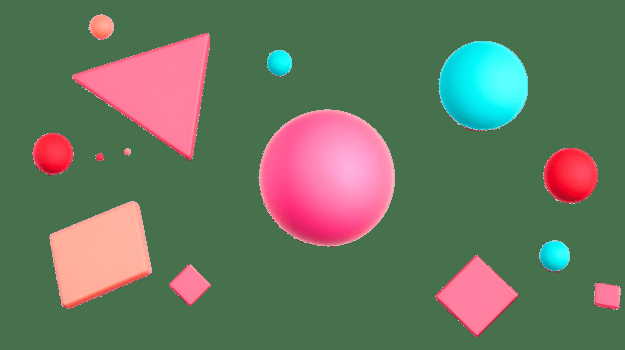
#> input picture pic1.jpg, 625 x 350 px, given in place of the camera
$ python 09_webcam_red_detection.py
#> lines starting #> are read from the running program, lines starting #| are printed output that depends on the picture; after the words box and inside, x2 and y2 are one past the last pixel; in counts of white or black regions, pixels touching at a corner belong together
# Detect red objects from a live webcam feed.
# The script converts each video frame to HSV, filters red tones,
# finds contours, and draws bounding boxes around detected red objects.

import cv2
import numpy as np

# Open the default webcam.
camera = cv2.VideoCapture(0)

while True:

    # Read the next frame from the camera.
    ret, frame = camera.read()
#> frame is the input picture: shape (350, 625, 3); mean B, G, R 95.2, 117.9, 103.1

    if not ret:
        print("Could not access camera")
        break

    # Flip the image horizontally for a mirror effect.
    frame = cv2.flip(frame, 1)
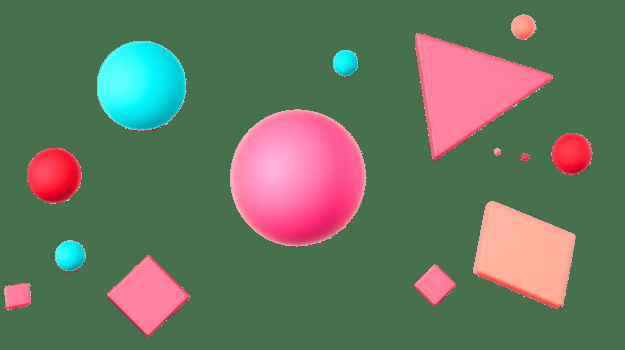
#> frame: shape (350, 625, 3); mean B, G, R 95.2, 117.9, 103.1

    # Convert BGR frame to HSV for easier color thresholding.
    hsv = cv2.cvtColor(frame, cv2.COLOR_BGR2HSV)
#> hsv: shape (350, 625, 3); mean H, S, V 79.5, 105.5, 142.2

    # Define two red ranges to cover the full red hue spectrum.
    lower_red1 = np.array([0, 80, 50])
    upper_red1 = np.array([10, 255, 255])

    lower_red2 = np.array([170, 80, 50])
    upper_red2 = np.array([179, 255, 255])

    # Create masks for both red ranges and combine them.
    mask1 = cv2.inRange(hsv, lower_red1, upper_red1)
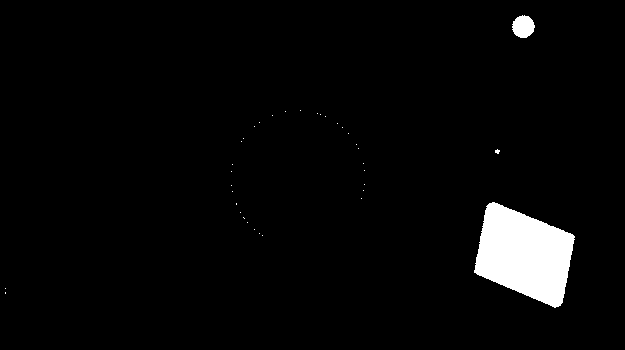
#> mask1: shape (350, 625); 3.4% white; 36 white regions (34 under 20 px), largest, box (x1, y1, x2, y2) and area: (474, 202, 575, 308) 6981, (512, 15, 535, 38) 396
    mask2 = cv2.inRange(hsv, lower_red2, upper_red2)
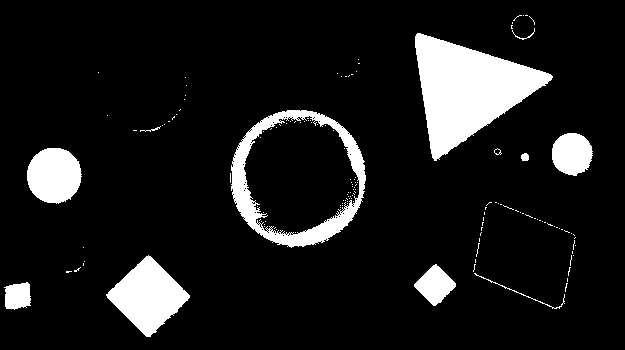
#> mask2: shape (350, 625); 10.6% white; 146 white regions (134 under 20 px), largest, box (x1, y1, x2, y2) and area: (415, 33, 553, 161) 9021, (231, 110, 366, 248) 4519, (106, 255, 190, 337) 3638
    mask = mask1 | mask2
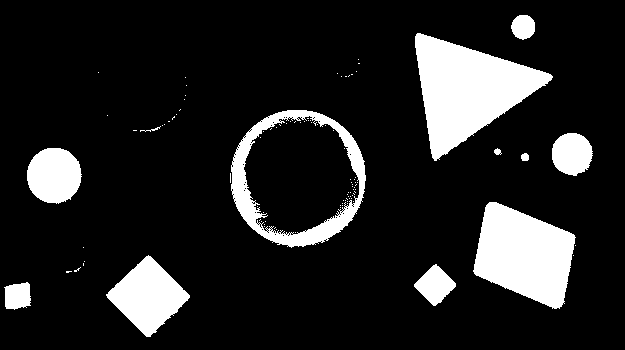
#> mask: shape (350, 625); 14% white; 101 white regions (89 under 20 px)

    # Find contours in the red mask.
    contours, _ = cv2.findContours(
        mask,
        cv2.RETR_EXTERNAL,
        cv2.CHAIN_APPROX_SIMPLE
    )
#> contours = 41 contours, 30 with area under 20; largest, box (x1, y1, x2, y2) and area: (231, 110, 366, 248) 14329, (415, 33, 553, 161) 8822, (473, 202, 576, 309) 7126, (106, 255, 190, 337) 3544, (27, 148, 82, 204) 2320

    # Draw boxes and labels around visible red objects.
    for contour in contours:

        area = cv2.contourArea(contour)

        if area > 500:

            x, y, w, h = cv2.boundingRect(contour)

            cv2.rectangle(
                frame,
                (x, y),
                (x + w, y + h),
                (0, 255, 0),
                2
            )

            cv2.putText(
                frame,
                "RED",
                (x, y - 10),
                cv2.FONT_HERSHEY_SIMPLEX,
                0.7,
                (0, 255, 0),
                2
            )
#> this loop made 41 passes
#> (area, x, y, w, h) on passes 1, 4, 8, 11, 15, 16, 25, 40: (557.5, 4, 282, 27, 28), (931, 414, 264, 42, 42), (3543.5, 106, 255, 84, 82), (7126, 473, 202, 103, 107), (2320, 27, 148, 55, 56), (1304, 552, 133, 41, 43), (14329, 231, 110, 135, 138), (8821.5, 415, 33, 138, 128)
#> area on passes 13, 14, 41: 42, 28, 431.5
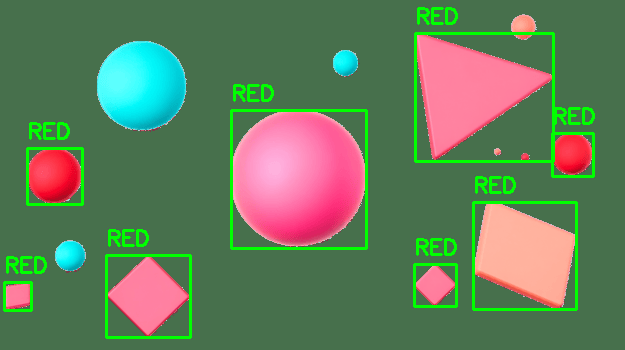
#> frame: shape (350, 625, 3); 4.84% of pixels changed, all inside (x1, y1, x2, y2) = (3, 7, 595, 339)

    # Display the processed camera feed and red mask.
    cv2.imshow("Camera", frame)
    cv2.imshow("Red Mask", mask)

    if cv2.waitKey(1) & 0xFF == ord("q"):
#> (key q is pressed here)
        break

camera.release()
cv2.destroyAllWindows()
